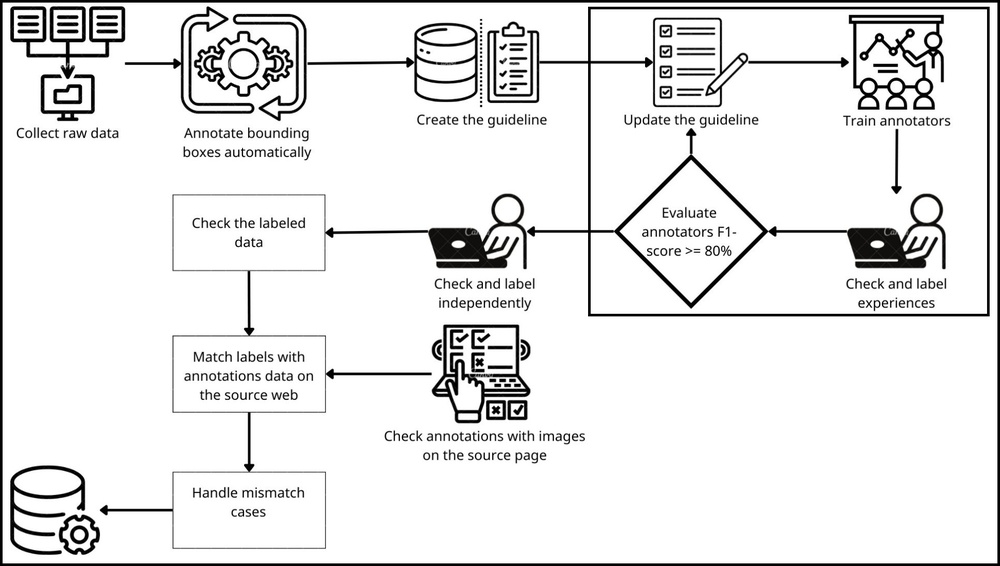
#> input picture Assets/data_pipeline_en.jpg, 1000 x 566 px, shrunk from 1930 x 1093 before the run, found by its file name
$ python generate_rotates.py --input_dir ../Assets
#> lines starting #> are read from the running program, lines starting #| are printed output that depends on the picture
from argparse import ArgumentParser
import cv2
import os

ap = ArgumentParser()
ap.add_argument('-i', '--input_dir', required=True, help='path to images directory')
ap.add_argument('-o', '--output_dir', required=False, help='images directory after rotation')
args = vars(ap.parse_args())
# Example: python generate_rotates.py -i "../Dataset/Tale of Kieu version 1866"

script_dir = os.path.dirname(os.path.abspath(__file__))
input_dir = os.path.join(script_dir, args['input_dir']).strip('/')
output_dir = os.path.join(script_dir, args['output_dir'] or input_dir + ' - Rotate')

if not os.path.exists(output_dir):
    os.makedirs(output_dir)
    print('Created folder:', output_dir)

for file_name in os.listdir(input_dir):
    if not file_name.endswith(('.jpg', '.png', 'jpeg')): continue
    image_name = os.path.splitext(file_name)[0]
    image = cv2.imread(os.path.join(input_dir, file_name))
#> image is the input picture: shape (566, 1000, 3); mean B, G, R 232.4, 232.4, 232.4

    image = cv2.rotate(image, cv2.ROTATE_90_CLOCKWISE)
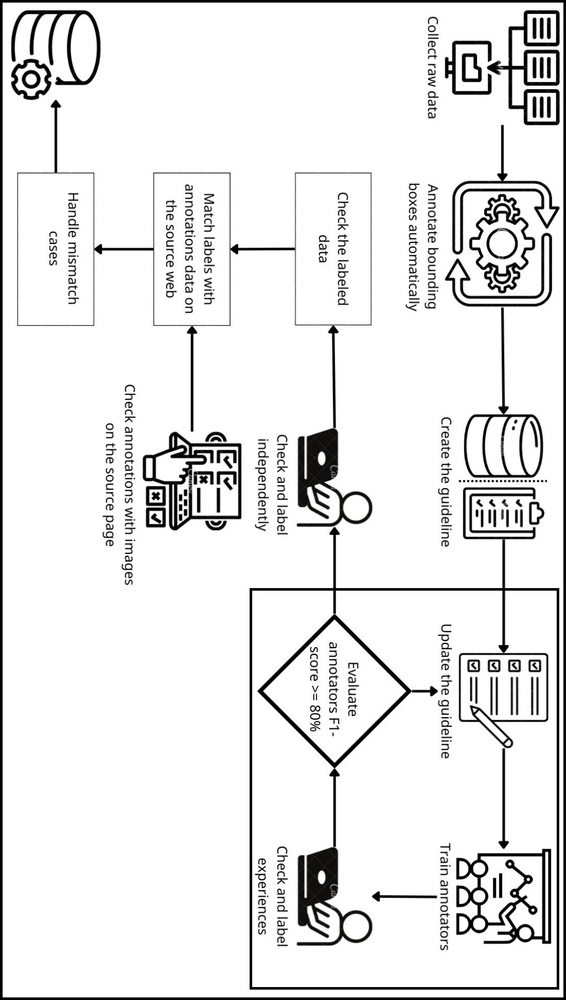
#> image: shape (1000, 566, 3); mean B, G, R 232.4, 232.4, 232.4
    cv2.imwrite(os.path.join(output_dir, image_name + '-90.jpg'), image)
    image = cv2.rotate(image, cv2.ROTATE_180)
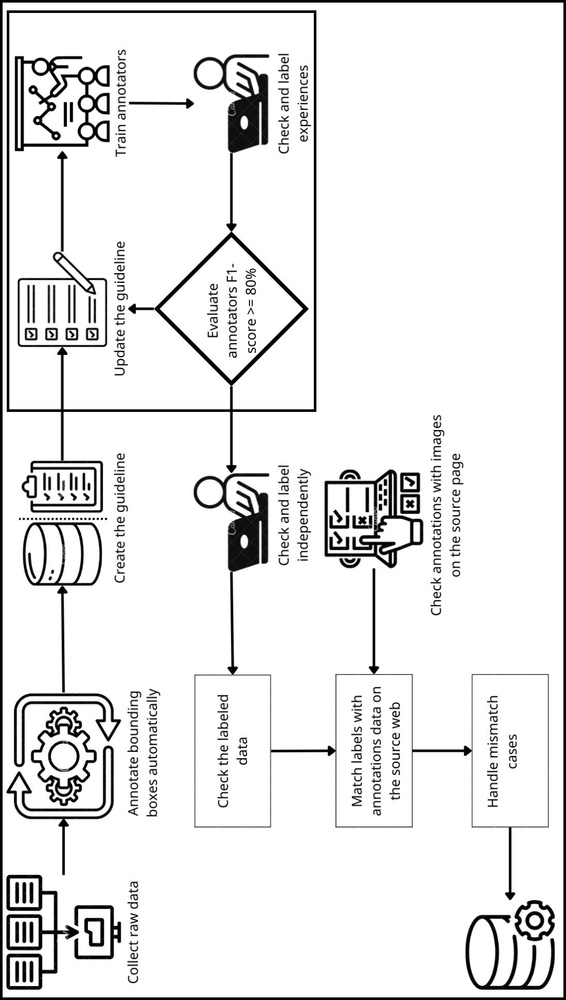
#> image: shape (1000, 566, 3); mean B, G, R 232.4, 232.4, 232.4
    cv2.imwrite(os.path.join(output_dir, image_name + '+90.jpg'), image)
    print('Saved rotated images of', file_name, 'to', output_dir)
#> pass 2 of the loop `for file_name in os.listdir(input_dir):`:
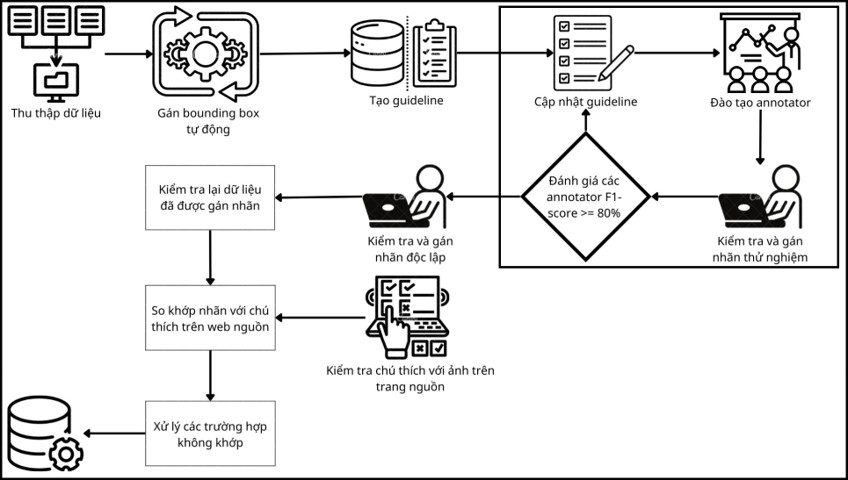
#> input picture Assets/data_pipeline_vi.jpg, 848 x 480 px, found by its file name
#> image is the input picture: shape (480, 848, 3); mean B, G, R 232.3, 232.3, 232.3
#> `image = cv2.rotate(image, cv2.ROTATE_90_CLOCKWISE)`:
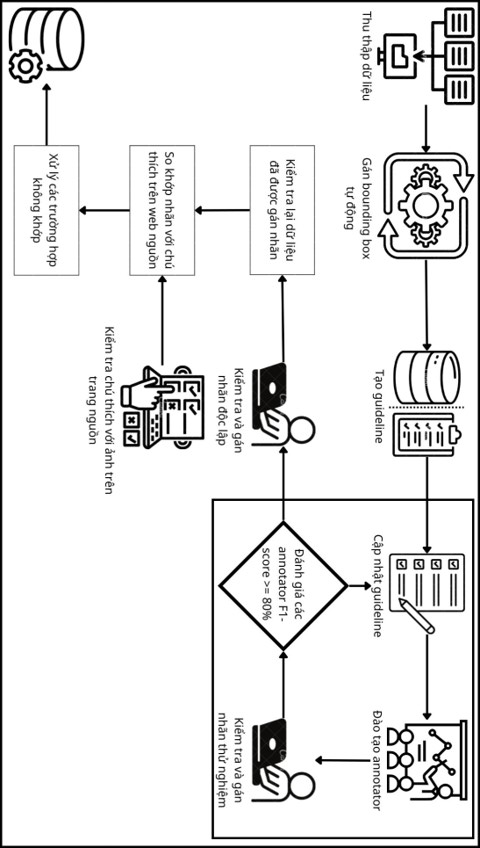
#> image: shape (848, 480, 3); mean B, G, R 232.3, 232.3, 232.3
#> `image = cv2.rotate(image, cv2.ROTATE_180)`:
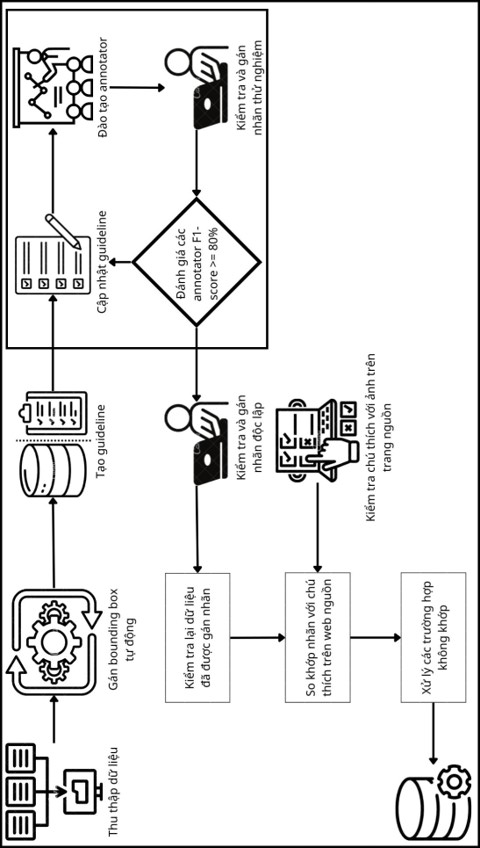
#> image: shape (848, 480, 3); mean B, G, R 232.3, 232.3, 232.3
